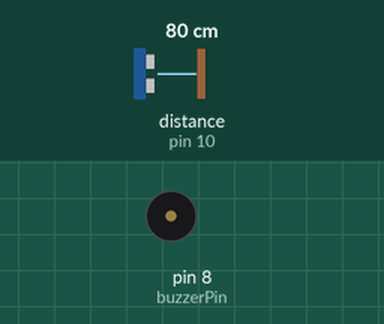
Recording of a sketch running on a simulated Arduino Uno, built with avr-gcc and run on an emulated ATmega328P. On the bench: buzzer (waves = sounding). Wiring (inferred from the names in the program): ultrasonic range finder: trigger pin 9; echo pin 10. Inputs (shaded band) come from the test bench; at power-on: distance to the obstacle (sensor on pin 10) 80 cm. The echo pulse lasts 58.3 µs per cm; what the sketch prints to the serial monitor is not drawn.

Above: at 1.7 s.
1.8 s: distance to the obstacle (sensor on pin 10) set to 11 cm
At 2.67 s:
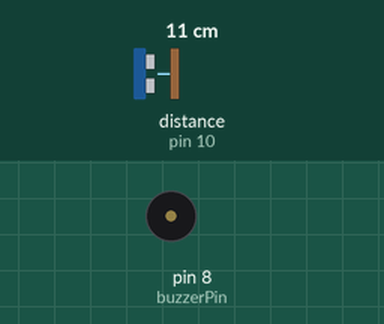
5.3 s: distance to the obstacle (sensor on pin 10) set to 8 cm
6.9 s: distance to the obstacle (sensor on pin 10) set to 35 cm
At 7.27 s:
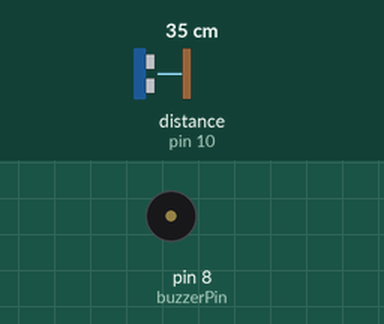
10.4 s: distance to the obstacle (sensor on pin 10) set to 4 cm
11.9 s: distance to the obstacle (sensor on pin 10) set to 18 cm
At 12.07 s:
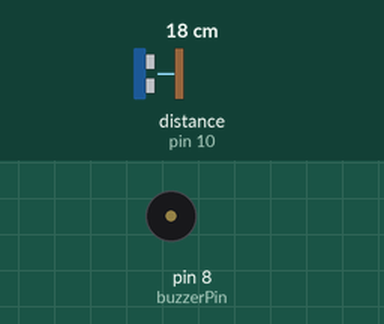
Timing chart, 0 to 16.4 s (numbered marks = the images above; inputs shaded):
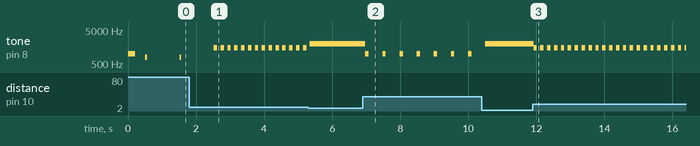

Measured:
- after the input at 1.8 s, tone on pin 8 (buzzerPin): alternates 1500 Hz for 0.10 s and silent for 0.10 s, starting after 0.72 s
- after the input at 6.9 s, tone on pin 8 (buzzerPin): alternates 1000 Hz for 0.10 s and silent for 0.40 s, starting after 0.08 s
- after the input at 11.9 s, tone on pin 8 (buzzerPin): alternates 1500 Hz for 0.10 s and silent for 0.10 s, starting at once
- by itself, tone on pin 8 (buzzerPin): plays 1000 Hz for 0.20 s, 800 Hz for 0.05 s, 800 Hz for 0.05 s

The sketch:

sketch_oct27a.ino
```cpp
// Ultrasonic Distance Alert System with Buzzer
// Components: Arduino Uno, HC-SR04 Sensor, Buzzer
// Buzzer beeps faster as object gets closer

// HC-SR04 Pins
const int trigPin = 9;
const int echoPin = 10;

// Buzzer Pin
const int buzzerPin = 8;

// Distance thresholds (in cm)
const int VERY_CLOSE = 10;   // Critical distance
const int CLOSE = 20;         // Warning distance
const int MEDIUM = 50;        // Caution distance
const int FAR = 100;          // Safe distance

// Variables
long duration;
float distance;

void setup() {
  // Initialize Serial Monitor
  Serial.begin(9600);

  // Configure pins
  pinMode(trigPin, OUTPUT);
  pinMode(echoPin, INPUT);
  pinMode(buzzerPin, OUTPUT);

  // Welcome message
  Serial.println("Distance Alert System Started");
  Serial.println("Buzzer beeps faster as object approaches");

  // Test buzzer
  tone(buzzerPin, 1000, 200);
  delay(500);
}

void loop() {
  // Measure distance
  distance = measureDistance();

  // Display distance
  Serial.print("Distance: ");
  Serial.print(distance);
  Serial.println(" cm");

  // Alert based on distance
  if (distance < VERY_CLOSE) {
    // CRITICAL: Continuous beeping
    tone(buzzerPin, 2000);
    Serial.println("⚠ CRITICAL - Very Close!");
    delay(100);
  }
  else if (distance < CLOSE) {
    // WARNING: Fast beeping
    tone(buzzerPin, 1500, 100);
    Serial.println("⚠ WARNING - Close!");
    delay(200);
  }
  else if (distance < MEDIUM) {
    // CAUTION: Medium beeping
    tone(buzzerPin, 1000, 100);
    Serial.println("⚠ CAUTION - Medium distance");
    delay(500);
  }
  else if (distance < FAR) {
    // SAFE: Slow beeping
    tone(buzzerPin, 800, 50);
    Serial.println("✓ Safe distance");
    delay(1000);
  }
  else {
    // OUT OF RANGE: No beeping
    noTone(buzzerPin);
    Serial.println("○ Out of range");
    delay(1000);
  }
}

// Function: Measure distance using HC-SR04
float measureDistance() {
  // Clear trigger
  digitalWrite(trigPin, LOW);
  delayMicroseconds(2);

  // Send 10us pulse
  digitalWrite(trigPin, HIGH);
  delayMicroseconds(10);
  digitalWrite(trigPin, LOW);

  // Read echo pulse
  duration = pulseIn(echoPin, HIGH);

  // Calculate distance (cm)
  float dist = duration * 0.0343 / 2;

  // Return valid range or max value
  if (dist > 400 || dist < 2) {
    return 400; // Out of range
  }
  return dist;
}
```
